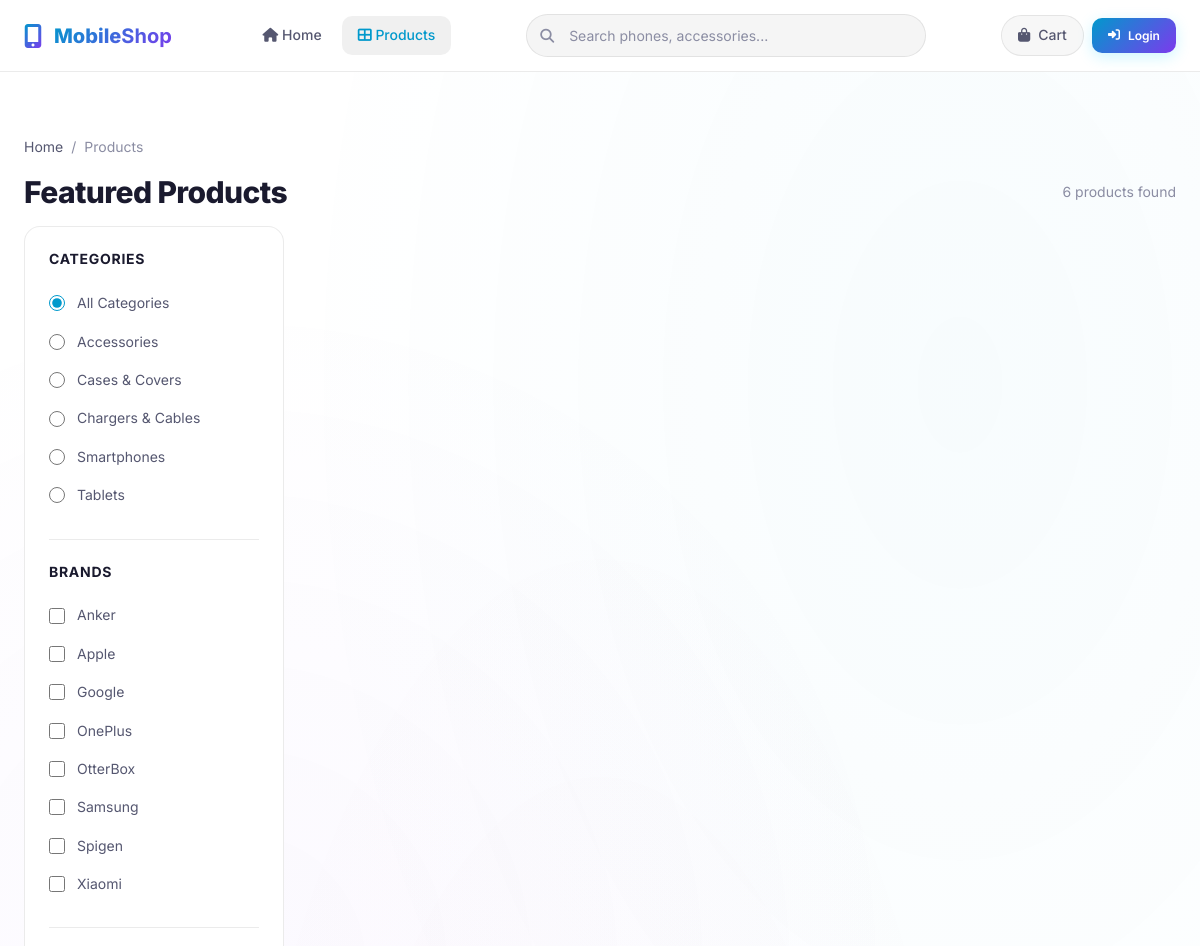
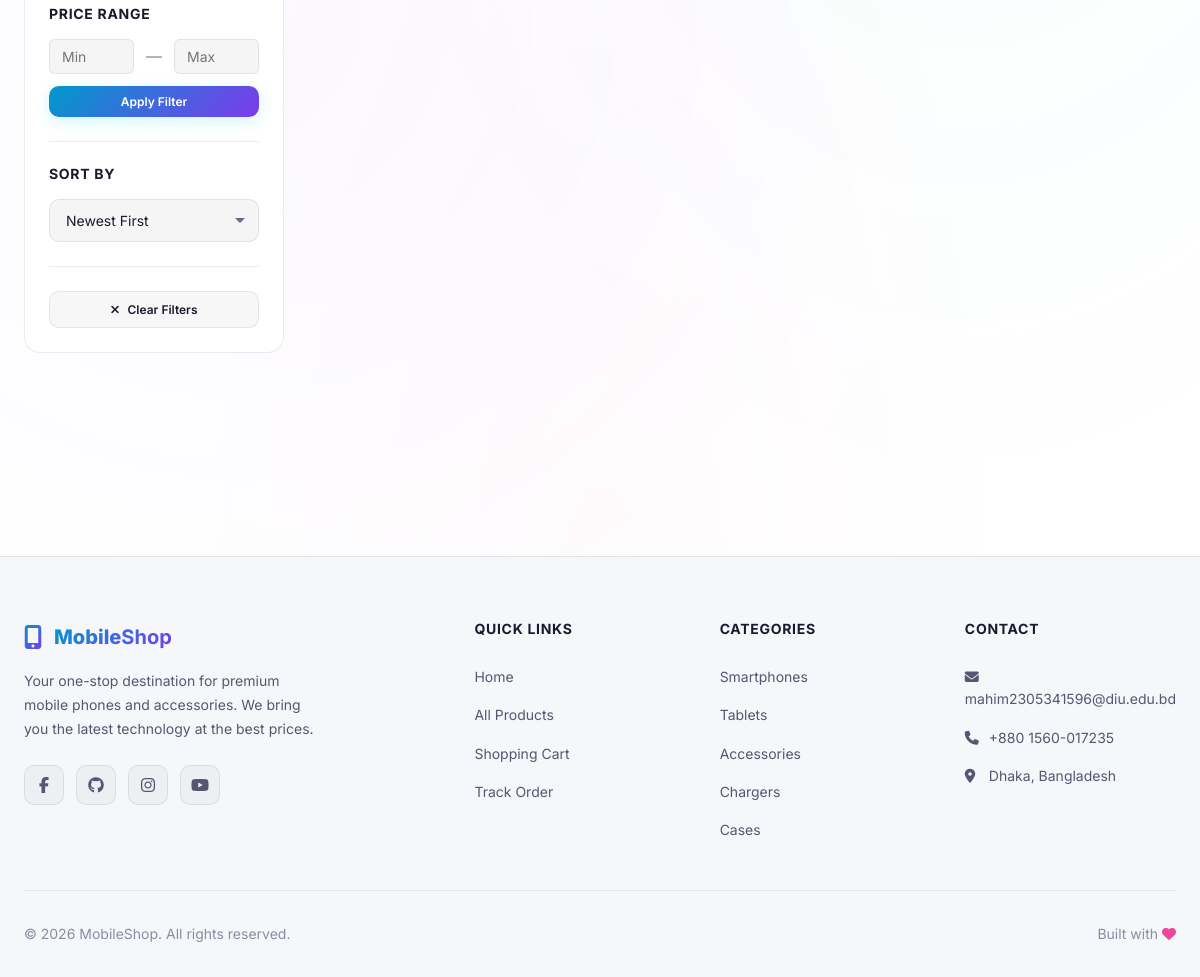
Screenshot of /pages/products.php?featured=1 with the database file from the repository (2 pictures, top to bottom).
### tables this page shows
CREATE TABLE IF NOT EXISTS categories (
    id INT AUTO_INCREMENT PRIMARY KEY,
    name VARCHAR(100) NOT NULL UNIQUE,
    description TEXT DEFAULT NULL,
    created_at TIMESTAMP DEFAULT CURRENT_TIMESTAMP
);

### includes/functions.php (called while the page is built, shortened)
<?php
function sanitize($data) {
    return htmlspecialchars(trim($data), ENT_QUOTES, 'UTF-8');
}
function getCategories() {
    $db = getDB();
    $stmt = $db->query("SELECT * FROM categories ORDER BY name");
    return $stmt->fetchAll();
}
function getBrands() {
    $db = getDB();
    $stmt = $db->query("SELECT DISTINCT brand FROM products ORDER BY brand");
    return $stmt->fetchAll(PDO::FETCH_COLUMN);
}

### pages/products.php (the view, shortened to what this page needs)
<?php
require_once __DIR__ . '/../includes/header.php';
$db = getDB();
$categoryId = isset($_GET['category']) ? (int)$_GET['category'] : 0;
$brand = isset($_GET['brand']) ? trim($_GET['brand']) : '';
$minPrice = isset($_GET['min_price']) ? (float)$_GET['min_price'] : 0;
$maxPrice = isset($_GET['max_price']) ? (float)$_GET['max_price'] : 0;
$search = isset($_GET['search']) ? trim($_GET['search']) : '';
$sort = isset($_GET['sort']) ? $_GET['sort'] : 'newest';
$featured = isset($_GET['featured']) ? (int)$_GET['featured'] : 0;
$page = isset($_GET['page']) ? max(1, (int)$_GET['page']) : 1;
$perPage = 12;
$offset = ($page - 1) * $perPage;
$where = [];
$params = [];
if ($featured) {
    $where[] = "p.featured = 1";
}
$whereClause = !empty($where) ? 'WHERE ' . implode(' AND ', $where) : '';
$orderBy = match($sort) {
    'price_low' => 'p.price ASC',
    'price_high' => 'p.price DESC',
    'name_asc' => 'p.name ASC',
    'name_desc' => 'p.name DESC',
    'oldest' => 'p.created_at ASC',
    default => 'p.created_at DESC',
};
$countStmt = $db->prepare("SELECT COUNT(*) FROM products p $whereClause");
$countStmt->execute($params);
$totalProducts = $countStmt->fetchColumn();
$sql = "SELECT p.*, c.name as category_name FROM products p LEFT JOIN categories c ON p.category_id = c.id $whereClause ORDER BY $orderBy LIMIT $perPage OFFSET $offset";
$stmt = $db->prepare($sql);
$stmt->execute($params);
$products = $stmt->fetchAll();
$categories = getCategories();
$brands = getBrands();
?>
<div class="page-content">
    <div class="container">
        <div class="page-header">
            <div class="breadcrumb">
                <a href="<?php echo SITE_URL; ?>">Home</a>
                <span class="separator">/</span>
                <span>Products</span>
            </div>
            <div class="flex justify-between items-center">
                <h1 class="page-title">
                    <?php if ($search): ?>
                        Search: "<?php echo sanitize($search); ?>"
                    <?php elseif ($featured): ?>
                        Featured Products
                    <?php else: ?>
                        All Products
                    <?php endif; ?>
                </h1>
                <span style="color: var(--text-muted); font-size: var(--font-size-sm);"><?php echo $totalProducts; ?> products found</span>
            </div>
        </div>
        <div class="products-layout">
            <aside class="filter-sidebar">
                <form method="GET" action="" id="filter-form">
                    <div class="filter-section">
                        <h3>Categories</h3>
                        <label class="filter-option">
                            <input type="radio" name="category" value="0" <?php echo $categoryId == 0 ? 'checked' : ''; ?> onchange="this.form.submit()">
                            All Categories
                        </label>
                        <?php foreach ($categories as $cat): ?>
                        <label class="filter-option">
                            <input type="radio" name="category" value="<?php echo $cat['id']; ?>" <?php echo $categoryId == $cat['id'] ? 'checked' : ''; ?> onchange="this.form.submit()">
                            <?php echo sanitize($cat['name']); ?>
                        </label>
                        <?php endforeach; ?>
                    </div>
                    <div class="filter-section">
                        <h3>Brands</h3>
                        <?php foreach ($brands as $b): ?>
                        <label class="filter-option">
                            <input type="checkbox" name="brand" value="<?php echo sanitize($b); ?>" <?php echo $brand === $b ? 'checked' : ''; ?> onchange="this.form.submit()">
                            <?php echo sanitize($b); ?>
                        </label>
                        <?php endforeach; ?>
                    </div>
                    <div class="filter-section">
                        <h3>Price Range</h3>
                        <div class="price-range">
                            <input type="number" name="min_price" placeholder="Min" value="<?php echo $minPrice > 0 ? $minPrice : ''; ?>" min="0" step="1">
                            <span>—</span>
                            <input type="number" name="max_price" placeholder="Max" value="<?php echo $maxPrice > 0 ? $maxPrice : ''; ?>" min="0" step="1">
                        </div>
                        <button type="submit" class="btn btn-primary btn-sm w-full" style="margin-top: var(--space-3);">Apply Filter</button>
                    </div>
                    <div class="filter-section">
                        <h3>Sort By</h3>
                        <select name="sort" class="form-control" onchange="this.form.submit()">
                            <option value="newest" <?php echo $sort === 'newest' ? 'selected' : ''; ?>>Newest First</option>
                        </select>
                    </div>
                    <a href="<?php echo SITE_URL; ?>/pages/products.php" class="btn btn-secondary btn-sm w-full">
                        <i class="fas fa-times"></i> Clear Filters
                    </a>
                </form>
            </aside>
            <div>
                <?php if (empty($products)): ?>
                <div class="empty-state">
                    <i class="fas fa-search"></i>
                    <h3>No products found</h3>
                    <p>Try adjusting your filters or search terms</p>
                    <a href="<?php echo SITE_URL; ?>/pages/products.php" class="btn btn-primary">View All Products</a>
                </div>
                <?php else: ?>
                <div class="grid-products">
                </div>
                <?php endif; ?>
            </div>
        </div>
    </div>
</div>
<?php require_once __DIR__ . '/../includes/footer.php'; ?>

### rows the page displays
categories: category "☐ Accessories", name "Accessories"
categories: category "☐ Cases & Covers", name "Cases & Covers"
categories: category "☐ Chargers & Cables", name "Chargers & Cables"
categories: category "☐ Smartphones", name "Smartphones"
categories: category "☐ Tablets", name "Tablets"

### other values shown
$totalProducts "6"
$b "Anker"
$b "Apple"
$b "Google"
$b "OnePlus"
$b "OtterBox"
$b "Samsung"
$b "Spigen"
$b "Xiaomi"
